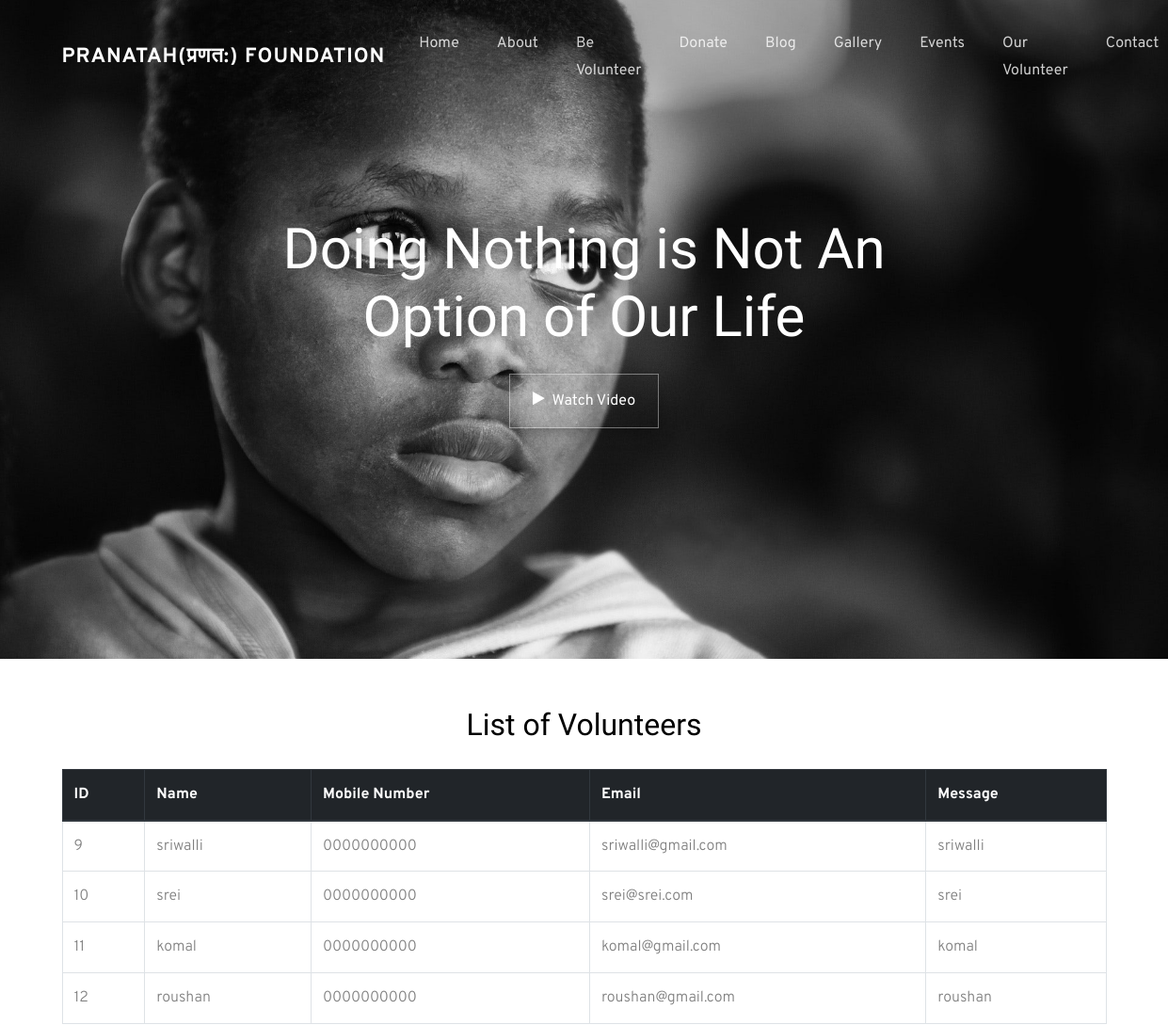
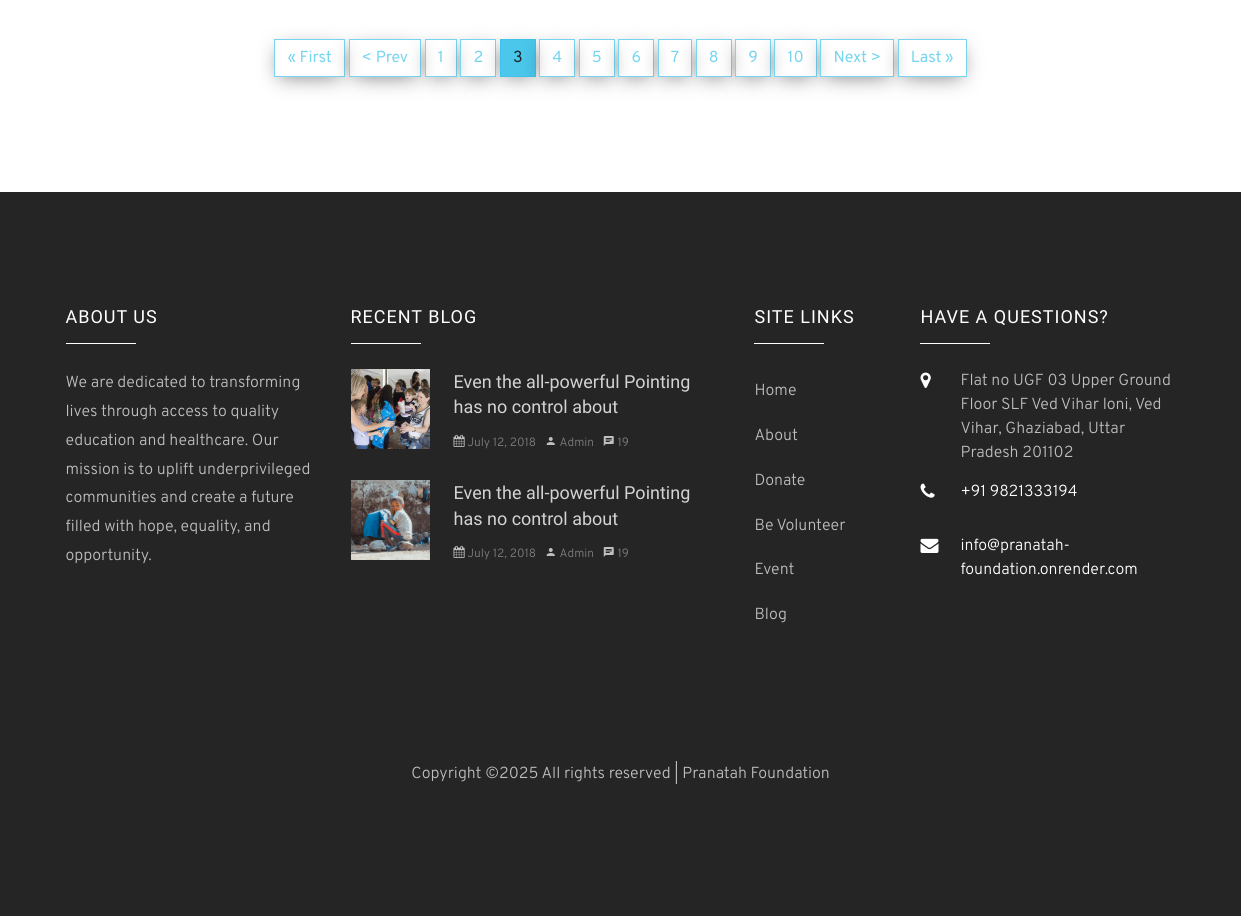
Page /volunteers/?page=3 on the committed database (2 pictures, top to bottom).
### main/models.py (models this page shows, shortened)
class Volunteer(models.Model):
    name = models.CharField(max_length=255)
    mobile_number = models.CharField(max_length=10)  # Mobile number (mandatory)
    email = models.EmailField(blank=True, null=True)  # Make email optional
    message = models.TextField()

### main/views.py (the view)
# urls.py: path("volunteers/", volunteer_list, name="volunteer_list"),
def volunteer_list(request):
    volunteers = Volunteer.objects.all()  # Get all volunteers
    paginator = Paginator(volunteers, 4)  # Show 5 volunteers per page
    page_number = request.GET.get('page')  # Get page number from URL
    page_obj = paginator.get_page(page_number)  # Get the page object
    return render(request, 'volunteer_list.html', {'page_obj': page_obj})

### main/templates/volunteer_list.html (shortened to what this page needs)
{% extends 'base.html' %}
{% load static %}
    {% block content %}
    <div class="hero-wrap" style="background-image: url({% static 'images/bg_7.jpg' %});" data-stellar-background-ratio="0.5">
      <div class="container">
        <div class="row no-gutters slider-text align-items-center justify-content-center" data-scrollax-parent="true">
          <div class="col-md-7 ftco-animate text-center" data-scrollax=" properties: { translateY: '70%' }">
            <h1 class="mb-4" data-scrollax="properties: { translateY: '30%', opacity: 1.6 }">Doing Nothing is Not An Option of Our Life</h1>
            <p data-scrollax="properties: { translateY: '30%', opacity: 1.6 }">
              <a href="https://vimeo.com/45830194" class="btn btn-white btn-outline-white px-4 py-3 popup-vimeo">
                <span class="icon-play mr-2"></span>Watch Video
              </a>
            </p>
          </div>
        </div>
      </div>
    </div>
    <div class="container mt-5">
      <h2 class="text-center mb-4">List of Volunteers</h2>
      <div class="table-responsive">
        <table class="table table-hover table-bordered">
          <thead class="thead-dark">
            <tr>
              <th>ID</th>
              <th>Name</th>
              <th>Mobile Number</th>
              <th>Email</th>
              <th>Message</th>
            </tr>
          </thead>
          <tbody>
            {% for volunteer in page_obj %}
            <tr>
              <td>{{ volunteer.id }}</td>
              <td>{{ volunteer.name }}</td>
              <td>{{ volunteer.mobile_number }}</td>
              <td>{{ volunteer.email }}</td>
              <td>{{ volunteer.message }}</td>
            </tr>
            {% empty %}
            <tr>
              <td colspan="4" class="text-center">No volunteers have signed up yet.</td>
            </tr>
            {% endfor %}
          </tbody>
        </table>
      </div>
      <div class="pagination-container text-center mt-4">
        {% if page_obj.has_previous %}
          <a href="?page=1" class="btn btn-outline-primary">&laquo; First</a>
          <a href="?page={{ page_obj.previous_page_number }}" class="btn btn-outline-primary">&#60; Prev</a>
        {% endif %}
        {% for num in page_obj.paginator.page_range %}
          {% if page_obj.number == num %}
            <span class="btn btn-primary active">{{ num }}</span>
          {% else %}
            <a href="?page={{ num }}" class="btn btn-outline-primary">{{ num }}</a>
          {% endif %}
        {% endfor %}
        {% if page_obj.has_next %}
          <a href="?page={{ page_obj.next_page_number }}" class="btn btn-outline-primary">Next &#62;</a>
          <a href="?page={{ page_obj.paginator.num_pages }}" class="btn btn-outline-primary">Last &raquo;</a>
        {% endif %}
      </div>
    </div>
    <br><br><br><br>
    {% endblock %}

### main/static/css/icomoon.css (style rules this page uses)
[class^="icon-"], [class*=" icon-"] { font-family: 'icomoon' !important; speak: none; font-style: normal; font-weight: normal; font-variant: normal; text-transform: none; line-height: 1; -webkit-font-smoothing: antialiased; -moz-osx-font-smoothing: grayscale; }
.icon-play:before { content: "\f04b"; }

### rows in the picture
Volunteer: id "9", name "sriwalli", mobile_number "0000000000", email "sriwalli@gmail.com", message "sriwalli"
Volunteer: id "10", name "srei", mobile_number "0000000000", email "srei@srei.com", message "srei"
Volunteer: id "11", name "komal", mobile_number "0000000000", email "komal@gmail.com", message "komal"
Volunteer: id "12", name "roushan", mobile_number "0000000000", email "roushan@gmail.com", message "roushan"

### other values in the picture
{{ num }} "1" "2" "4" "5" "6" "7" "8" "9" "10"
{{ num }} "3"
